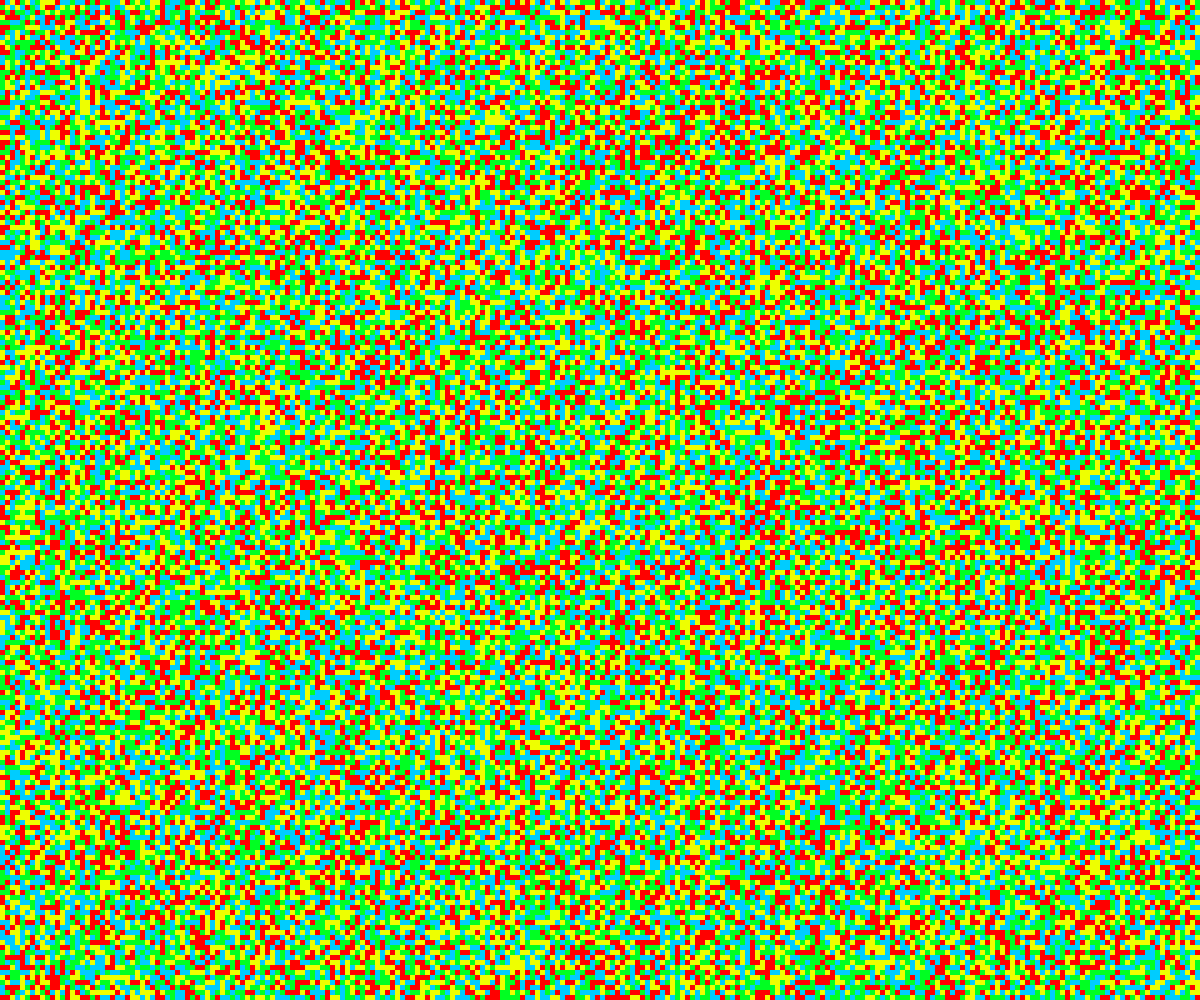
Frame 1 (no input)
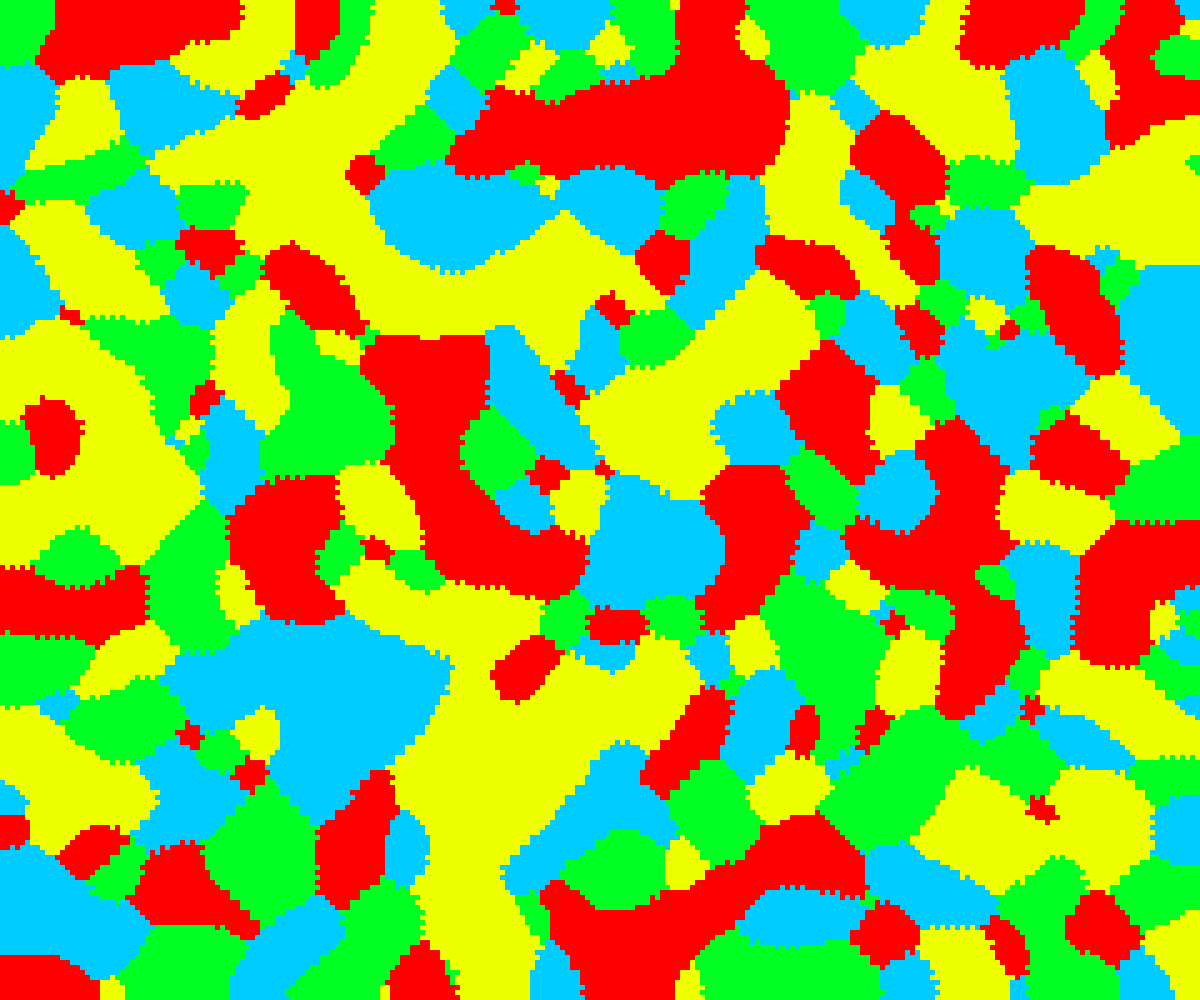
Frame 60 (no input)
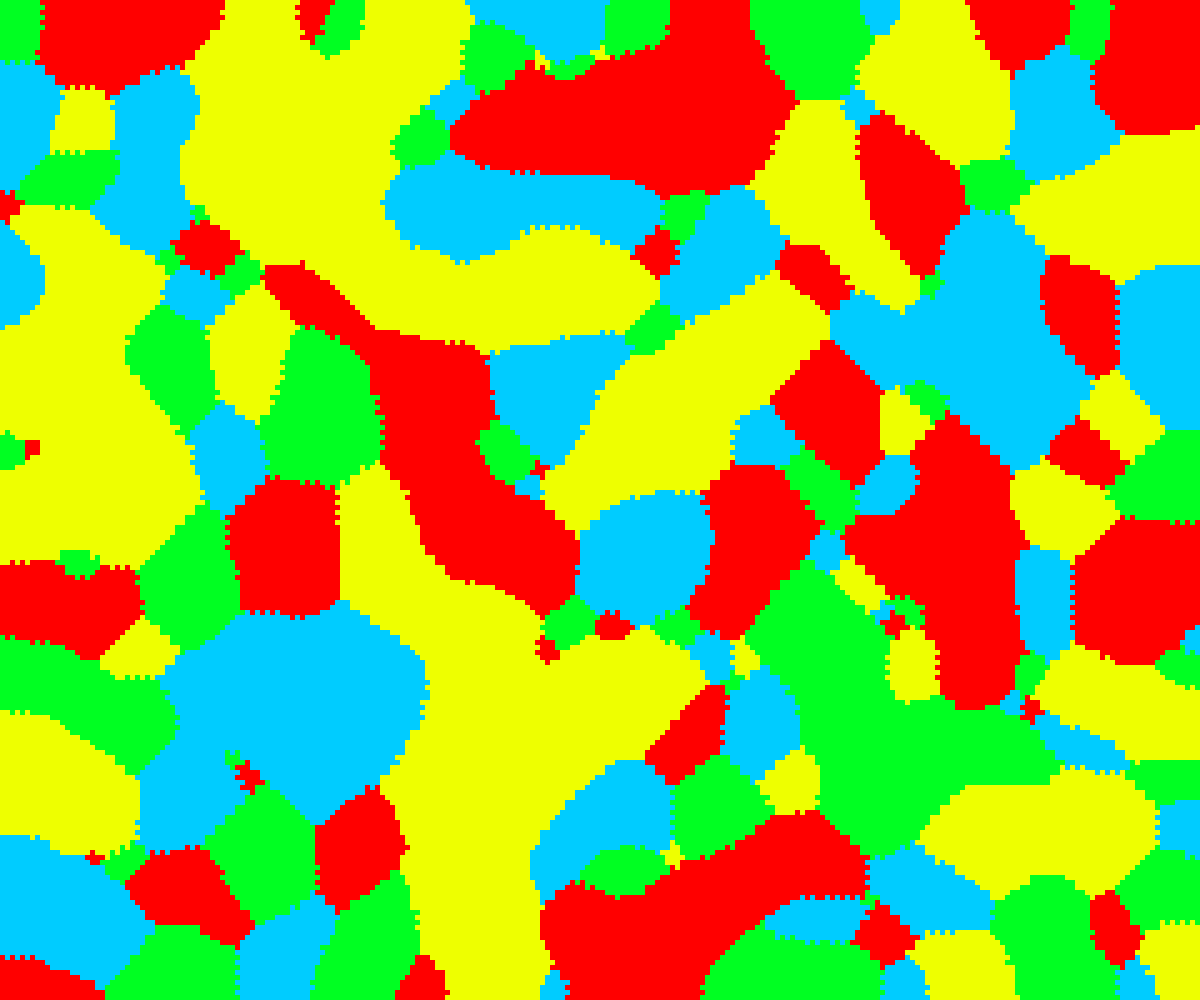
Frame 120 (the mouse pressed at the canvas centre since frame 60)

The p5.js sketch that drew these frames (run headless with seeded random() and noise() and a simulated clock; from frame 60 on, the mouse is pressed at the canvas centre):

// p5.js sketch
// ── sketch.js
const numGroups = 4
const hues = Array(numGroups).fill(0).map(_ => Math.random() * 256)

const coarseness = 5
const gridWidth = Math.floor(window.innerWidth / coarseness)
const gridHeight = Math.floor(window.innerHeight / coarseness)

function randomGrid() {
  return Array(gridHeight).fill(null).map(_ =>
    Array(gridWidth).fill(null).map(_ => 
      Math.floor(Math.random() * numGroups)
    )
  )
}

// const noiseScl = 0.03
// function noiseGrid() {
//   return Array(gridHeight).fill(null).map((_, r) =>
//     Array(gridWidth).fill(null).map((_, c) => {
//       let x = noise(r*noiseScl, c*noiseScl)
//       x = x * 5
//       x = x % 1
//       console.log(r, c, x)
//       const types = [ROCK, PAPER, SCISSORS]
//       shuffle(types)
//       return types[Math.floor(x * 3)]
//     })
//   )
// }

// function shuffle(array) {
//   let currentIndex = array.length;

//   // While there remain elements to shuffle...
//   while (currentIndex != 0) {

//     // Pick a remaining element...
//     let randomIndex = Math.floor(Math.random() * currentIndex);
//     currentIndex--;

//     // And swap it with the current element.
//     [array[currentIndex], array[randomIndex]] = [
//       array[randomIndex], array[currentIndex]];
//   }
// }


function randomChoice(arr) {
  return arr[Math.floor(Math.random() * arr.length)]
}

function gridStep(arr) {
  return arr.map((row, r) => row.map((_, c) => cellStep(arr, r, c)))
}

function cellStep(arr, r, c) {
  const neighborVals = getNeighbors(arr, r, c)
  const counts = getCounts(neighborVals)
  const majority = getMajority(counts)
  // const majority = getMinority(counts)
  return majority
}

function getNeighbors(arr, r, c) {
  const drs = [-1, 0, 1]
  const dcs = [-1, 0, 1]
  const ans = []
  for (const dr of drs) {
    for (const dc of dcs) {
      if (!(dr === 0 && dc === 0)) {
        const val = getCell(arr, r+dr, c+dc)
        if (val !== false) {
          ans.push(val)
        }
      }
    }
  }
  return ans
}

function getCell(arr, r, c) {
  if (r < 0 || r >= gridHeight) return false
  if (c < 0 || c >= gridWidth) return false
  return arr[r][c]
  // if (r < 0) r += gridHeight
  // if (c < 0) c += gridWidth
  // return arr[r % gridHeight][c % gridWidth]
}

function getCounts(vals) {
  const counts = Array(numGroups).fill(0)
  for (const val of vals) {
    counts[val]++
  }
  return counts
}

function getMajority(counts) {
  let maxCount = 0
  for (let i = 0; i < numGroups; i++) {
    const count = counts[i]
    if (count > maxCount) {
      maxCount = count
    }
  }
  // random tie breaker
  const bestVals = []
  for (let i = 0; i < numGroups; i++) {
    if (counts[i] === maxCount) {
      bestVals.push(i)
    }
  }
  return randomChoice(bestVals)
}

function getMinority(counts) {
  let minCount = 0
  for (let i = 0; i < numGroups; i++) {
    const count = counts[i]
    if (count < minCount) {
      minCount = count
    }
  }
  // random tie breaker
  const bestVals = []
  for (let i = 0; i < numGroups; i++) {
    if (counts[i] === minCount) {
      bestVals.push(i)
    }
  }
  return randomChoice(bestVals)
}

let grid

function setup() {
  createCanvas(window.innerWidth, window.innerHeight)
  noStroke()
  colorMode(HSB)
  // frameRate(5)
  grid = randomGrid()
  // grid = quadrantGrid()
}

function draw() {
  console.log(grid)
  const cellWidth = width / gridWidth
  const cellHeight = height / gridHeight
  for (let r = 0; r < gridHeight; r++) {
    for (let c = 0; c < gridWidth; c++) {
      const val = grid[r][c]
      fill(val * 256 / numGroups, 100, 100)
      // fill(hues[val], 100, 100)
      rect(c * cellWidth, r * cellHeight, cellWidth, cellHeight)
    }
  }
  grid = gridStep(grid)

}
